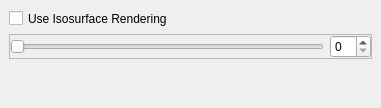
  <widget class="QDockWidget" name="dockWidget_IsoSurface" >
   <property name="geometry" >
    <rect>
     <x>0</x>
     <y>1108</y>
     <width>381</width>
     <height>108</height>
    </rect>
   </property>
   <property name="windowTitle" >
    <string>Isosurface Settings</string>
   </property>
   <attribute name="dockWidgetArea" >
    <number>1</number>
   </attribute>
   <widget class="QWidget" name="dockWidgetContents_10" >
    <property name="geometry" >
     <rect>
      <x>0</x>
      <y>22</y>
      <width>381</width>
      <height>86</height>
     </rect>
    </property>
    <layout class="QVBoxLayout" name="verticalLayout_16" >
     <item>
      <widget class="QCheckBox" name="checkBox_UseIso" >
       <property name="minimumSize" >
        <size>
         <width>0</width>
         <height>18</height>
        </size>
       </property>
       <property name="text" >
        <string>Use Isosurface Rendering</string>
       </property>
      </widget>
     </item>
     <item>
      <widget class="QFrame" name="frame_10" >
       <property name="frameShape" >
        <enum>QFrame::StyledPanel</enum>
       </property>
       <property name="frameShadow" >
        <enum>QFrame::Raised</enum>
       </property>
       <layout class="QHBoxLayout" name="horizontalLayout_2" >
        <property name="margin" >
         <number>0</number>
        </property>
        <item>
         <widget class="QSlider" name="horizontalSlider_2" >
          <property name="orientation" >
           <enum>Qt::Horizontal</enum>
          </property>
         </widget>
        </item>
        <item>
         <widget class="QSpinBox" name="spinBox_3" />
        </item>
       </layout>
      </widget>
     </item>
     <item>
      <spacer name="verticalSpacer_12" >
       <property name="orientation" >
        <enum>Qt::Vertical</enum>
       </property>
       <property name="sizeHint" stdset="0" >
        <size>
         <width>20</width>
         <height>40</height>
        </size>
       </property>
      </spacer>
     </item>
    </layout>
   </widget>
  </widget>
